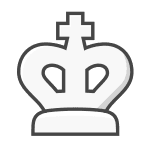
#> input picture assets/pieces/wK.png, 150 x 150 px
$ python build_chess.py
#> lines starting #> are read from the running program, lines starting #| are printed output that depends on the picture
#!/usr/bin/env python3
"""A real-looking chessboard animation. Opera Game, plus captions about actually playing."""

from __future__ import annotations

import math
from pathlib import Path

from PIL import Image, ImageDraw, ImageFont

ROOT = Path(__file__).resolve().parents[1]
ASSETS = ROOT / "assets"
PIECES = ASSETS / "pieces"
FONTS = ASSETS / "fonts"

# Morphy vs Duke of Brunswick / Count Isouard, Paris 1858
OPERA = [
    ("e2", "e4"),
    ("e7", "e5"),
    ("g1", "f3"),
    ("d7", "d6"),
    ("d2", "d4"),
    ("c8", "g4"),
    ("d4", "e5"),
    ("g4", "f3"),
    ("d1", "f3"),
    ("d6", "e5"),
    ("f1", "c4"),
    ("g8", "f6"),
    ("f3", "b3"),
    ("d8", "e7"),
    ("b1", "c3"),
    ("c7", "c6"),
    ("c1", "g5"),
    ("b7", "b5"),
    ("c3", "b5"),
    ("c6", "b5"),
    ("c4", "b5"),
    ("b8", "d7"),
    ("e1", "c1"),
    ("a8", "d8"),
    ("d1", "d7"),
    ("d8", "d7"),
    ("h1", "d1"),
    ("e7", "e6"),
    ("b5", "d7"),
    ("f6", "d7"),
    ("b3", "b8"),
    ("d7", "b8"),
    ("d1", "d8"),
]

QUIPS = [
    "Opening. I would already be checking the eval bar.",
    "e4 e5. Honest chess. I respect it and I still play the London sometimes.",
    "Knight out. In my games this is where I forget a pawn is hanging.",
    "Philidor. Solid. Also the line I play when I am scared.",
    "Center break. This is the part I love.",
    "Bishop pins the knight. I have fallen for this in 3+0 more times than I will admit.",
    "Takes. Takes. The opera crowd is still finding their seats.",
    "Bishop takes knight. I would have spent two minutes here.",
    "Queen recaptures. Clean.",
    "Pawn takes back. Still equal-ish. I would already be down a tempo in blitz.",
    "Bishop to c4. Aimed at f7. I know this feeling from the other side.",
    "Knight develops. Good. I usually move the same piece twice instead.",
    "Queen to b3. Double attack. The kind of move I see one ply too late.",
    "Queen to e7. Defending. I have played this and still lost the pawn.",
    "Another knight. Development. My coaches in my head are clapping.",
    "c6. Stops the knight, or so it looks.",
    "Bishop to g5. Pin. I hate pins. I also set them constantly.",
    "b5. Aggressive. This is where I would get excited and miss the tactic.",
    "Knight takes. Morphy just gives the piece away. I would panic.",
    "Pawn takes back. Looks winning if you stop calculating here. I stop calculating here.",
    "Bishop takes, check. The king is not having a good night.",
    "Knight blocks. Reasonable. Still doomed.",
    "Queenside castle. Rook slides over like it planned this all along.",
    "Rook to d8. Trying to hold the file. I have been here. It does not hold.",
    "Rook takes knight. The exchange sacrifice I would never play in a real game.",
    "Rook takes back. Feels safe. Is not safe.",
    "Other rook joins. This is the part I rewind on YouTube.",
    "Queen to e6. Looks like it covers everything.",
    "Bishop takes, check. It does not cover everything.",
    "Knight takes. Material is weird. The king is worse.",
    "Queen to b8. Check. I would have stared at this for a minute and still missed it.",
    "Knight takes the queen. Free queen? Free queen.",
    "Rook to d8. Mate. I love this game. I have never finished a game this clean.",
]

START = [
    ["r", "n", "b", "q", "k", "b", "n", "r"],
    ["p"] * 8,
    ["."] * 8,
    ["."] * 8,
    ["."] * 8,
    ["."] * 8,
    ["P"] * 8,
    ["R", "N", "B", "Q", "K", "B", "N", "R"],
]

FILES = {
    "K": "wK.png",
    "Q": "wQ.png",
    "R": "wR.png",
    "B": "wB.png",
    "N": "wN.png",
    "P": "wP.png",
    "k": "bK.png",
    "q": "bQ.png",
    "r": "bR.png",
    "b": "bB.png",
    "n": "bN.png",
    "p": "bP.png",
}

LIGHT = (240, 217, 181)
DARK = (181, 136, 99)
HIGHLIGHT = (246, 246, 105)
BOARD_BG = (48, 46, 43)
PANEL_BG = (32, 30, 28)
TEXT = (240, 230, 210)
MUTED = (180, 168, 150)
ACCENT = (129, 182, 76)


def sq(name: str) -> tuple[int, int]:
    return ord(name[0]) - 97, 8 - int(name[1])


def clone(board):
    return [row[:] for row in board]


# [11 lines left out: function apply_move, not called in this run]


def ease(t: float) -> float:
    return 0.5 - 0.5 * math.cos(math.pi * t)


def load_pieces(size: int) -> dict[str, Image.Image]:
#> called with size = 40
    out = {}
    for kind, name in FILES.items():
        img = Image.open(PIECES / name).convert("RGBA")
#> img is the input picture: PIL image 150x150 RGBA; mean R, G, B, A 128.2, 144.8, 149.4, 106
        img = img.resize((size, size), Image.Resampling.LANCZOS)
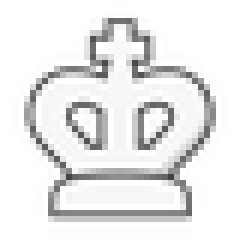
#> img: PIL image 40x40 RGBA (shown 6 times larger); mean R, G, B, A 91.3, 91.3, 91.3, 106; transparent parts drawn white
        out[kind] = img
#> pass 2 of the loop in load_pieces, `for kind, name in FILES.items():`:
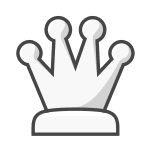
#> input picture assets/pieces/wQ.png, 150 x 150 px
#> in load_pieces, img is the input picture: PIL image 150x150 RGBA; mean R, G, B, A 125.1, 142, 146.7, 103.1
#> in load_pieces, `img = img.resize((size, size), Image.Resampling.LANCZOS)`:
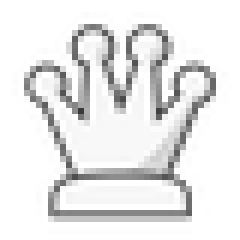
#> img: PIL image 40x40 RGBA (shown 6 times larger); mean R, G, B, A 87.4, 87.4, 87.4, 103; transparent parts drawn white
#> pass 3 of the loop in load_pieces, `for kind, name in FILES.items():`:
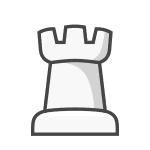
#> input picture assets/pieces/wR.png, 150 x 150 px
#> in load_pieces, img is the input picture: PIL image 150x150 RGBA; mean R, G, B, A 116.3, 135.7, 141, 82.8
#> in load_pieces, `img = img.resize((size, size), Image.Resampling.LANCZOS)`:
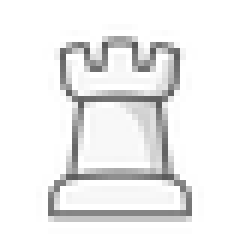
#> img: PIL image 40x40 RGBA (shown 6 times larger); mean R, G, B, A 71.5, 71.5, 71.5, 82.9; transparent parts drawn white
#> the loop made 7 passes; the first 3 are shown
    return out


# [128 lines left out: functions paste_piece, wrap_text, render, not called in this run]


def quantize(frames: list[Image.Image]) -> list[Image.Image]:
    sample = frames[0].quantize(colors=48, method=Image.Quantize.MEDIANCUT)
    return [frame.quantize(palette=sample) for frame in frames]


def build() -> Path:
    sprites = load_pieces(40)
    frames = []
    board = clone(START)
    last = None
    frames.append(render(board, sprites, None, 1, last, QUIPS[0], False))

    for i, (src, dst) in enumerate(OPERA):
        moving_kind = board[sq(src)[1]][sq(src)[0]]
        caption = QUIPS[min(i + 1, len(QUIPS) - 1)]
        mate = i == len(OPERA) - 1
        frames.append(render(board, sprites, (moving_kind, src, dst), 1.0, last, caption, False))
        board = apply_move(board, src, dst)
        last = (src, dst)
        frames.append(render(board, sprites, None, 1, last, caption, mate))
        if mate:
            frames.extend([frames[-1]] * 4)

    indexed = quantize(frames)
    out = ASSETS / "chess.gif"
    indexed[0].save(
        out,
        save_all=True,
        append_images=indexed[1:],
        duration=95,
        loop=0,
        optimize=True,
        disposal=2,
    )
    print(f"wrote {out} ({out.stat().st_size / 1024:.0f} KB, {len(indexed)} frames)")
    return out


if __name__ == "__main__":
#> (the run stopped early here; a loop or call above may not have finished)
